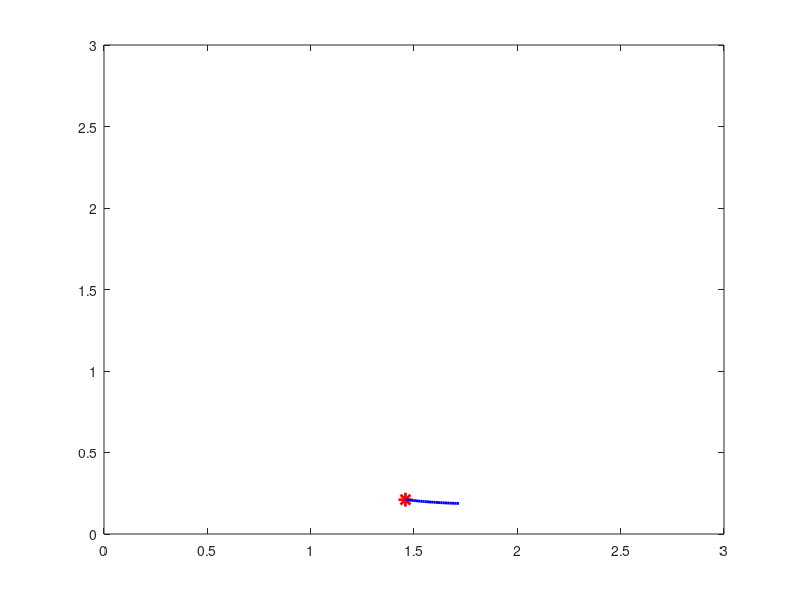

MATLAB code for this plot:
%% initialize parameters
b = 0.6;
a = 0.08;
dt = 0.01;
pauseTime = 0.01;
tailLength = 25;
%% calculate the dynamics for a system that starts at an arbitrary position
% x0,y0

% setup anonymous functions to calculate the derivatives
ydot = @(x,y) -y*x^2 + b - a*y;
xdot = @(x,y) y*x^2 - x + a*y;

% proceed in one time step using Euler integration
counter  = 1;
x0 = 2;
y0 = 1;
xNew = x0;
yNew = y0;
% setup vectors to hold position of "tail"
tailX = repmat(x0,tailLength,1);
tailY = repmat(y0,tailLength,1);

% start with a blank graph
clf;

% save plotting handle to improve speed and smoothness
pHand = plot(xNew,yNew,'r*','linewidth',2,'markersize',10);
hold on;
tailHand = plot(tailX,tailY,'b','linewidth',2);

% set plotting limits to remain the same
xlim([0,3]);
ylim([0,3]);

% loop over a few frames
while counter < 100
    % calculate the new position
    xNew = xNew + dt*xdot(xNew,yNew);
    yNew = yNew + dt*ydot(xNew,yNew);
    
    % plot the new position
    set(pHand,'xData',xNew,'yData',yNew);
    figure(gcf);pause(pauseTime);
    
    % update the tail coordinates
    tailX = [tailX(2:end);xNew];
    tailY = [tailY(2:end);yNew];
    set(tailHand,'xData',tailX,'yData',tailY);
    
    % move on to the next time step
    counter = counter+1;
end
